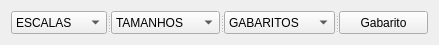
<?xml version="1.0" encoding="UTF-8"?>
<ui version="4.0">
 <class>gabarito</class>
 <widget class="QWidget" name="gabarito">
  <property name="geometry">
   <rect>
    <x>0</x>
    <y>0</y>
    <width>439</width>
    <height>45</height>
   </rect>
  </property>
  <property name="windowTitle">
   <string>Form</string>
  </property>
  <layout class="QGridLayout" name="gridLayout">
   <item row="0" column="0">
    <widget class="QSplitter" name="splitter">
     <property name="orientation">
      <enum>Qt::Horizontal</enum>
     </property>
     <widget class="QComboBox" name="escalasComboBox">
      <property name="sizePolicy">
       <sizepolicy hsizetype="Minimum" vsizetype="Minimum">
        <horstretch>0</horstretch>
        <verstretch>0</verstretch>
       </sizepolicy>
      </property>
      <item>
       <property name="text">
        <string>ESCALAS</string>
       </property>
      </item>
      <item>
       <property name="text">
        <string>25</string>
       </property>
      </item>
      <item>
       <property name="text">
        <string>100</string>
       </property>
      </item>
      <item>
       <property name="text">
        <string>50</string>
       </property>
      </item>
     </widget>
     <widget class="QComboBox" name="tamanhosComboBox">
      <property name="sizePolicy">
       <sizepolicy hsizetype="Minimum" vsizetype="Minimum">
        <horstretch>0</horstretch>
        <verstretch>0</verstretch>
       </sizepolicy>
      </property>
      <item>
       <property name="text">
        <string>TAMANHOS</string>
       </property>
      </item>
      <item>
       <property name="text">
        <string>4mm²</string>
       </property>
      </item>
      <item>
       <property name="text">
        <string>0.8x0.8mm²</string>
       </property>
      </item>
      <item>
       <property name="text">
        <string>25mm²</string>
       </property>
      </item>
      <item>
       <property name="text">
        <string>1x1mm²</string>
       </property>
      </item>
      <item>
       <property name="text">
        <string>0.8mm</string>
       </property>
      </item>
     </widget>
     <widget class="QComboBox" name="gabaritosComboBox">
      <property name="sizePolicy">
       <sizepolicy hsizetype="Minimum" vsizetype="Minimum">
        <horstretch>0</horstretch>
        <verstretch>0</verstretch>
       </sizepolicy>
      </property>
      <item>
       <property name="text">
        <string>GABARITOS</string>
       </property>
      </item>
      <item>
       <property name="text">
        <string>Quadrado</string>
       </property>
      </item>
      <item>
       <property name="text">
        <string>Hexágono</string>
       </property>
      </item>
     </widget>
     <widget class="QPushButton" name="action1">
      <property name="sizePolicy">
       <sizepolicy hsizetype="Minimum" vsizetype="Minimum">
        <horstretch>0</horstretch>
        <verstretch>0</verstretch>
       </sizepolicy>
      </property>
      <property name="text">
       <string>Gabarito</string>
      </property>
     </widget>
    </widget>
   </item>
  </layout>
 </widget>
 <resources/>
 <connections/>
</ui>
